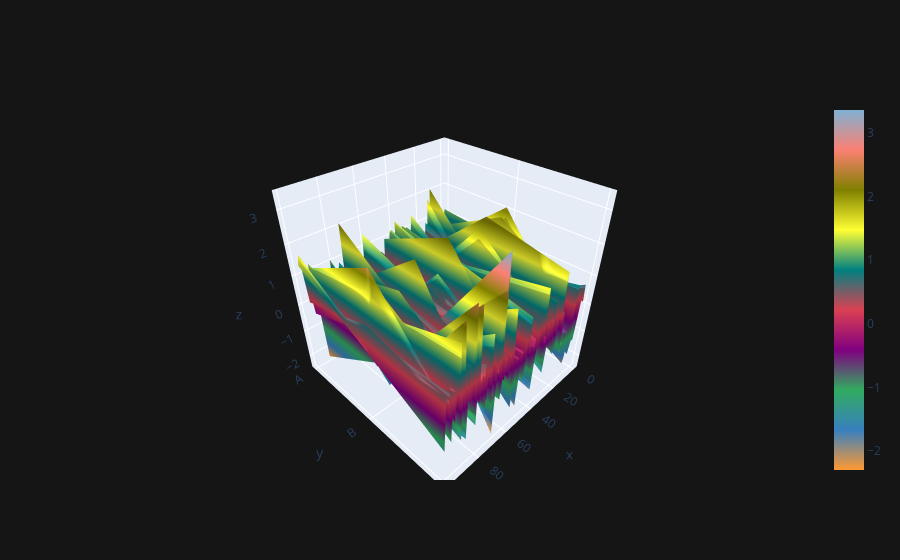

This figure's notebook cell:
### Code cell
df.iplot(kind='surface')

### Figure 1 — Plotly figure (JSON) as saved in the notebook; plotly's stock layout.template omitted (floating-point values rounded to 4 significant figures; data arrays with more than 128 entries replaced by an {"elided": "..."} marker saying what was removed)
{"data": [{"colorscale": [[0, "rgb(255, 153, 51)"], [0.1111, "rgb(55, 128, 191)"], [0.2222, "rgb(50, 171, 96)"], [0.3333, "rgb(128, 0, 128)"], [0.4444, "rgb(219, 64, 82)"], [0.5556, "rgb(0, 128, 128)"], [0.6667, "rgb(255, 255, 51)"], [0.7778, "rgb(128, 128, 0)"], [0.8889, "rgb(251, 128, 114)"], [1, "rgb(128, 177, 211)"]], "type": "surface", "x": [0, 1, 2, 3, 4, 5, 6, 7, 8, 9, 10, 11, 12, 13, 14, 15, 16, 17, 18, 19, 20, 21, 22, 23, 24, 25, 26, 27, 28, 29, 30, 31, 32, 33, 34, 35, 36, 37, 38, 39, 40, 41, 42, 43, 44, 45, 46, 47, 48, 49, 50, 51, 52, 53, 54, 55, 56, 57, 58, 59, 60, 61, 62, 63, 64, 65, 66, 67, 68, 69, 70, 71, 72, 73, 74, 75, 76, 77, 78, 79, 80, 81, 82, 83, 84, 85, 86, 87, 88, 89, 90, 91, 92, 93, 94, 95, 96, 97, 98, 99], "y": ["A", "B", "C"], "z": {"elided": "3x100 float values"}}], "layout": {"legend": {"bgcolor": "#151516", "font": {"color": "#D9D9D9"}}, "paper_bgcolor": "#151516", "plot_bgcolor": "#151516", "title": {"font": {"color": "#D9D9D9"}}, "xaxis": {"gridcolor": "#434343", "showgrid": true, "tickfont": {"color": "#C2C2C2"}, "title": {"font": {"color": "#D9D9D9"}, "text": ""}, "zerolinecolor": "#666570"}, "yaxis": {"gridcolor": "#434343", "showgrid": true, "tickfont": {"color": "#C2C2C2"}, "title": {"font": {"color": "#D9D9D9"}, "text": ""}, "zerolinecolor": "#666570"}}}
